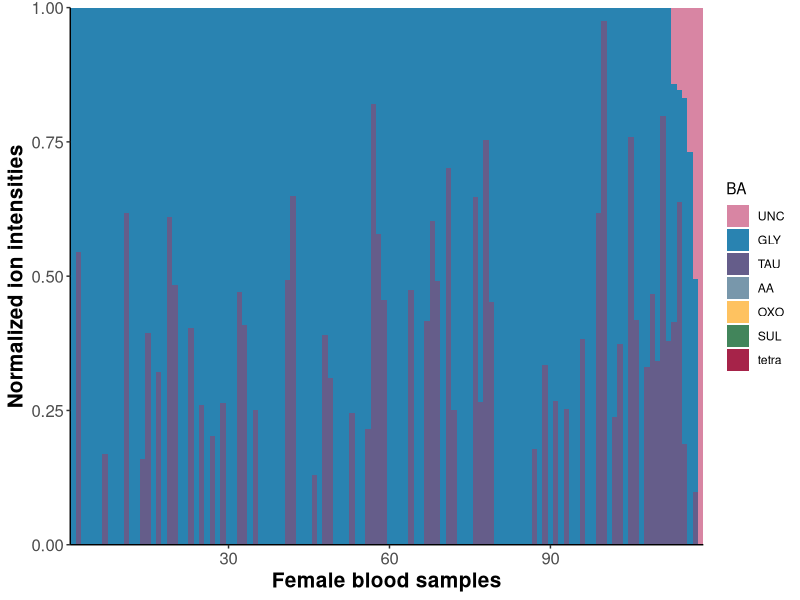
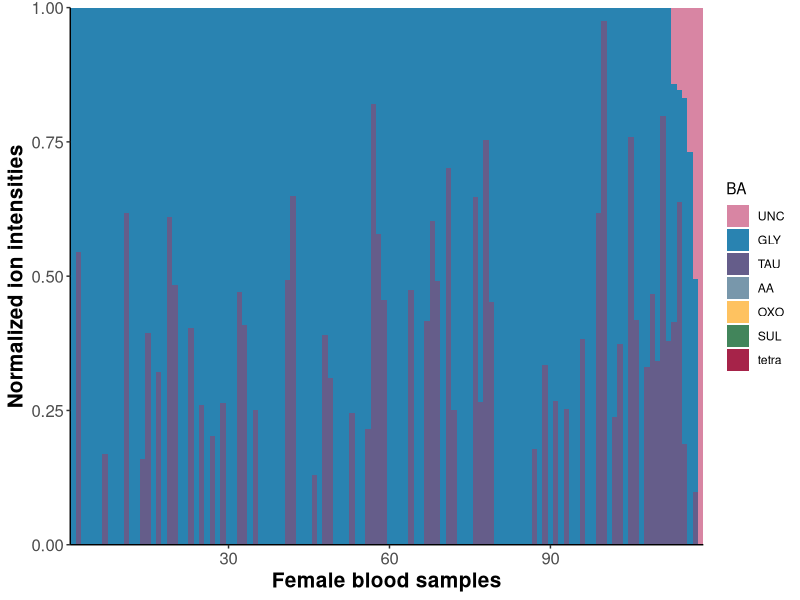

Here is the R script that generated these plots, in order:
#############################################################################################################
######Same comments as Fig2_Male_Feces.R file################################################################
#############################################################################################################

df_hits<- read.csv("Libhit_fe_blood.csv", sep =",", quote = "\"")
df_files<- read.csv("Fe_blood.csv", sep =",", quote = "\"")
df_merged<-merge(x=df_hits,y=df_files,by="Scan",all.x=TRUE)
df_merged_fil<-df_merged[-c(1,2,4:47)]
write.table(df_merged_fil,"IM_ReDU_female_blood_filtered.tsv", sep="\t", row.names=FALSE)

unique(df_merged_fil$Compound_Name)
df_BA_grp<-read.csv("BA_groups.csv", sep =",", quote = "\"")
df_merged_grp<-merge(x=df_BA_grp,y=df_merged_fil,by="Compound_Name",all.x=TRUE)
df_merged_grp<-df_merged_grp[-c(1,3)]
df_merged_grp[is.na(df_merged_grp)] = 0
library(dplyr)
df_merged_grp_sum<-df_merged_grp %>% group_by(Group)  %>%
  summarise(across(everything(), list(sum)))


df_merged_grp_sum<-t(df_merged_grp_sum)

write.table(df_merged_grp_sum,"IM_ReDU_female_blood_grp.csv", sep=",", row.names=TRUE)


df_merge_norm<- read.csv("Fe_blood_norm.csv", sep =",", quote = "\"") #manually replaces NA with 0 and added the column of PlotOrder
library(data.table)
setDT(df_merge_norm)
mergedatalong<-melt(df_merge_norm, id.vars=c("PlotOrder"), variable.name = "BA", value.name = "TIC") #changing the data from wide to long table form required for stacked bar chart
library(tibble)
mergedtalong_tibble<-as_tibble(mergedatalong) #converting to tibble data type required for ggplot2
library(ggplot2)

png("Fig2_female_blood_grp.png")
ggplot() + geom_bar(aes(y= TIC, x = PlotOrder, fill = BA), data = mergedatalong, stat = "identity", width = 1) + scale_fill_manual(values = c("#D885A3", "#2983B1", "#655D8A", "#7897AB",  "#FEC260",  "#42855B", "#A62349")) + theme_classic() + scale_y_continuous(expand=c(0, 0)) + scale_x_continuous(expand=c(0, 0)) + labs(y="Normalized ion intensities", x="Female blood samples") + theme(axis.text=element_text(size=12), axis.title=element_text(size=15,face="bold"))
dev.off()
svg("Fig2_female_blood_grp.svg")
ggplot() + geom_bar(aes(y= TIC, x = PlotOrder, fill = BA), data = mergedatalong, stat = "identity", width = 1) + scale_fill_manual(values = c("#D885A3", "#2983B1", "#655D8A", "#7897AB",  "#FEC260",  "#42855B", "#A62349")) + theme_classic() + scale_y_continuous(expand=c(0, 0)) + scale_x_continuous(expand=c(0, 0)) + labs(y="Normalized ion intensities", x="Female blood samples") + theme(axis.text=element_text(size=12), axis.title=element_text(size=15,face="bold"))
dev.off()
